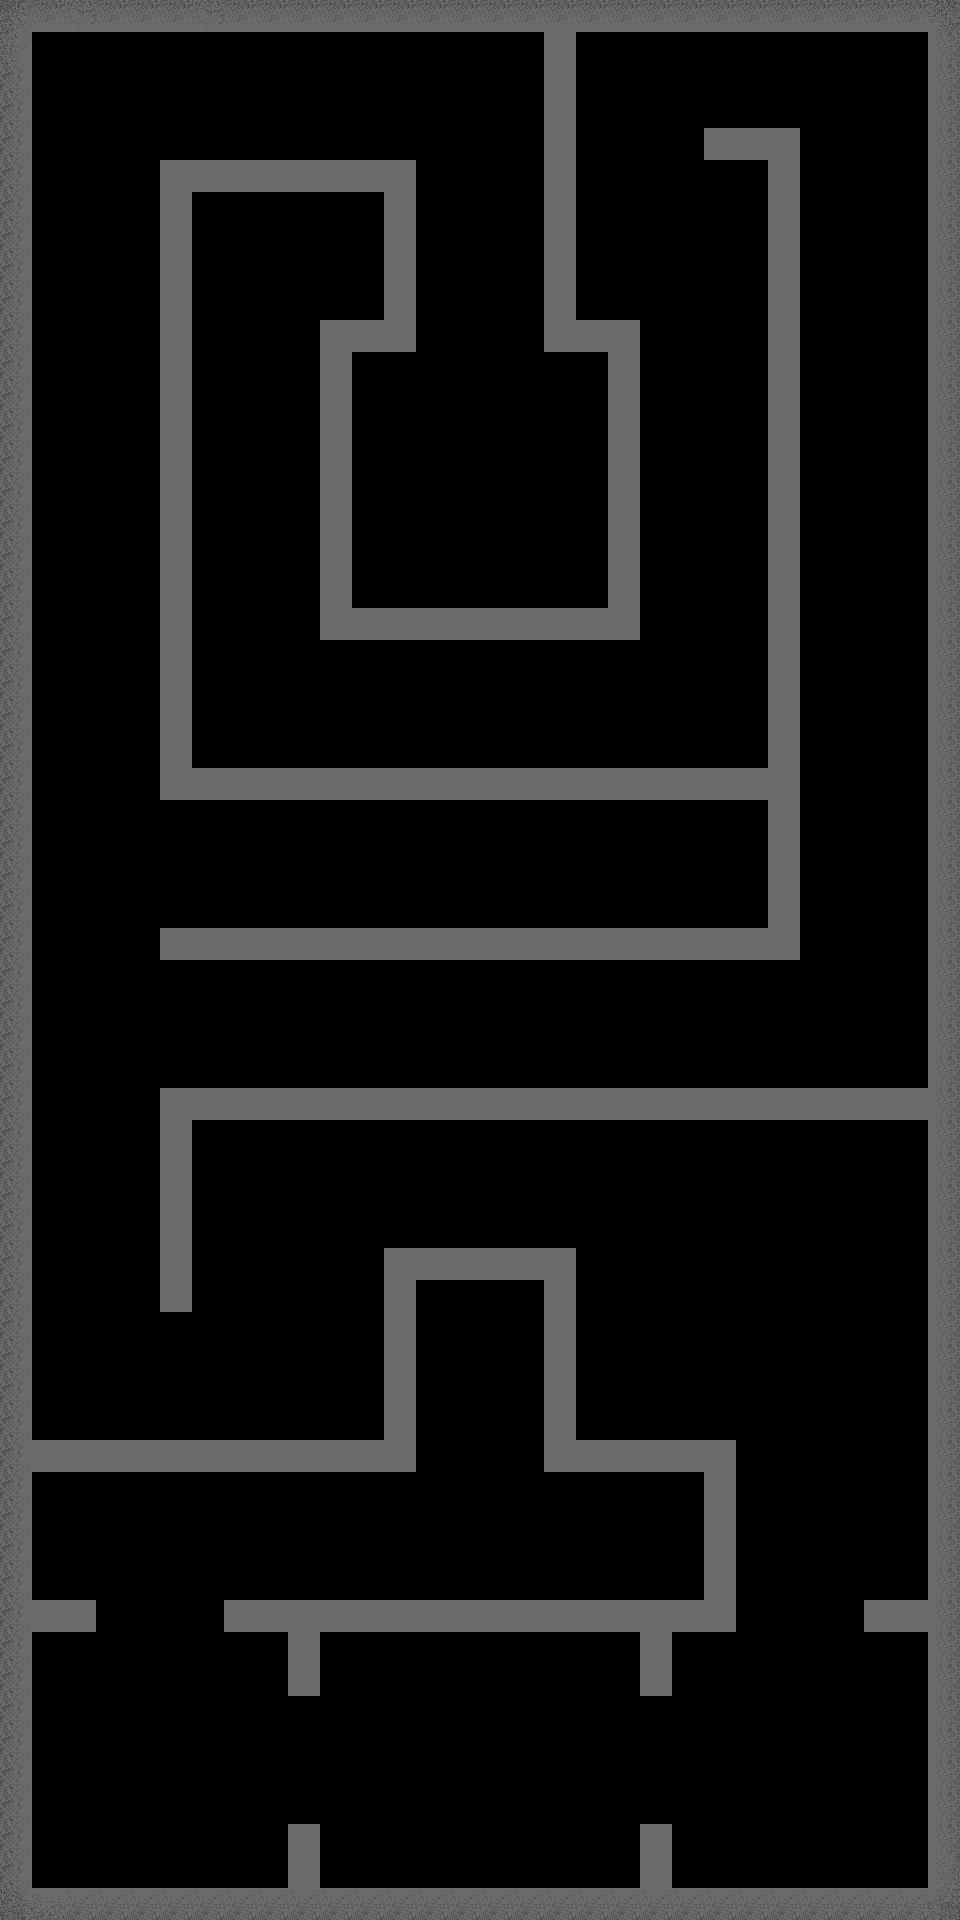

Rendered tile map (Tiled .tmx) drawn with the repository's tilesets; below, a short description and the map source with its tile grids summarised:
An orthogonal 30x60 tile map with 32x32 px tiles, 1 tile layer (walls).

<map version="1.10" tiledversion="1.11.2" orientation="orthogonal" renderorder="right-down" width="30" height="60" tilewidth="32" tileheight="32" infinite="0" nextlayerid="2" nextobjectid="1">
 <tileset firstgid="1" source="assets/KPK_tiles_1.tsx" />
 <layer id="1" name="walls" width="30" height="60">
  <data>[1800 cells, 409 non-empty, 13 distinct tile ids]</data>
 </layer>
</map>
